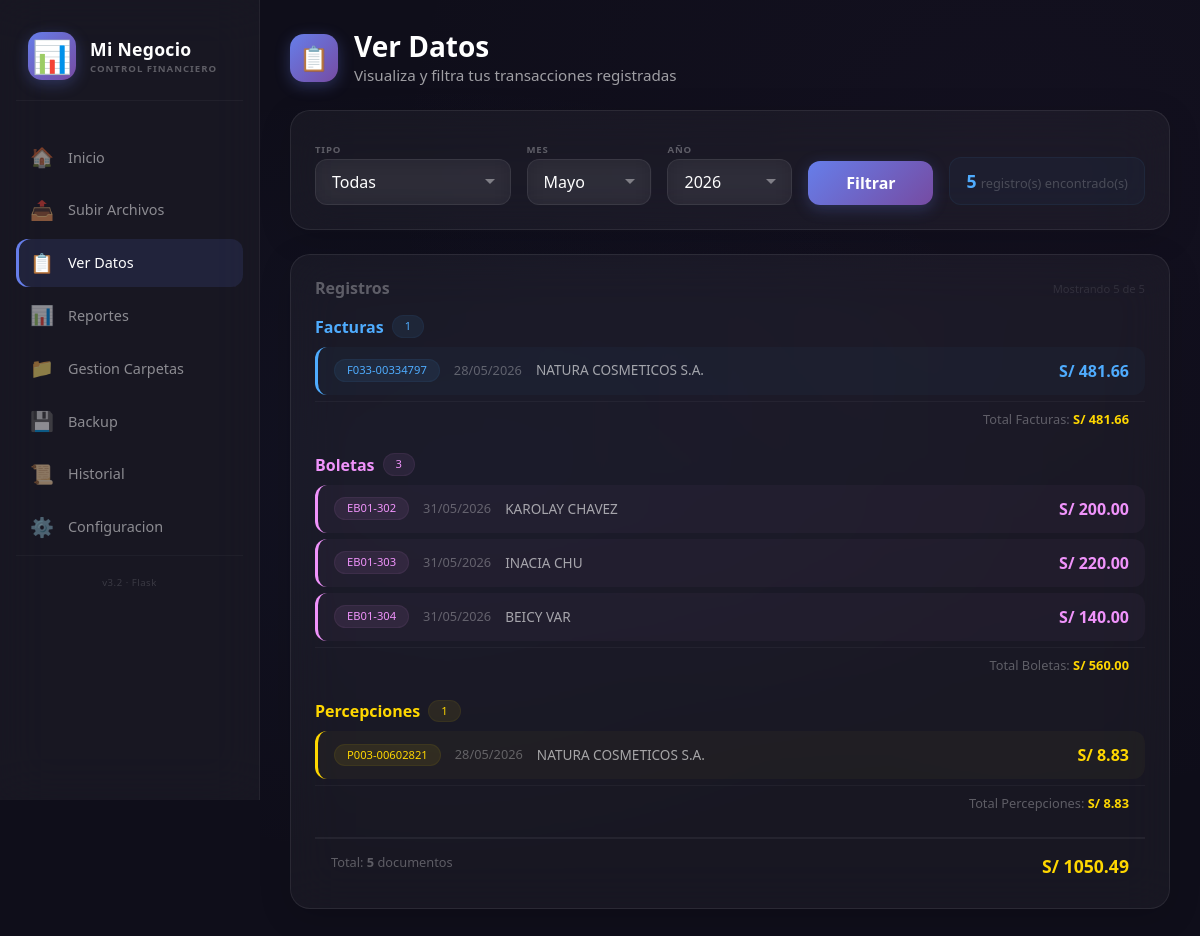
The app's page /ver_datos with its own data.
### src/models/factura_compra.py (models this page shows, shortened)
class FacturaCompra(Base):
    __tablename__ = 'facturas_compras'
    id = Column(Integer, primary_key=True)
    ruc_proveedor = Column(String(11))
    proveedor = Column(String(100))
    direccion_proveedor = Column(String(200))
    telefono_proveedor = Column(String(20))
    numero_factura = Column(String(20), unique=True)
    fecha_emision = Column(Date)
    fecha_vencimiento = Column(Date)
    tipo_comprobante = Column(String(20))
    serie = Column(String(10))
    sub_total = Column(Float)
    igv = Column(Float)
    total_con_descuento = Column(Float)
    percepcion = Column(Float)
    total_pagar = Column(Float)
    otros_cargos = Column(Float, default=0.0)
    descuento = Column(Float, default=0.0)
    productos = Column(Text)
    cantidad_productos = Column(Integer, default=0)
    mes = Column(Integer)
    anio = Column(Integer)
    ruta_pdf = Column(String(255))
    fecha_subida = Column(DateTime, default=datetime.now)
    estado = Column(String(20), default='pendiente')
    observaciones = Column(Text)

### src/models/boleta_venta.py (models this page shows, shortened)
class BoletaVenta(Base):
    __tablename__ = 'boletas_venta'
    id = Column(Integer, primary_key=True)
    ruc_cliente = Column(String(11))
    cliente = Column(String(100))
    direccion_cliente = Column(String(200))
    numero_boleta = Column(String(20), unique=True)
    fecha_emision = Column(Date)
    tipo_comprobante = Column(String(20))
    serie = Column(String(10))
    sub_total = Column(Float)
    igv = Column(Float)
    total_con_descuento = Column(Float)
    total_pagar = Column(Float)
    descuento = Column(Float, default=0.0)
    productos = Column(Text)
    cantidad_productos = Column(Integer, default=0)
    mes = Column(Integer)
    anio = Column(Integer)
    ruta_pdf = Column(String(255))
    fecha_subida = Column(DateTime, default=datetime.now)
    estado = Column(String(20), default='pendiente')

### src/models/percepcion.py (models this page shows, shortened)
class Percepcion(Base):
    __tablename__ = 'percepciones'
    id = Column(Integer, primary_key=True)
    numero_comprobante = Column(String(20))
    numero_documento = Column(String(20))
    proveedor = Column(String(100))
    ruc_proveedor = Column(String(11))
    fecha_emision = Column(Date)
    monto = Column(Float)
    porcentaje = Column(Float, default=2.0)
    monto_percibido = Column(Float)
    mes = Column(Integer)
    anio = Column(Integer)
    ruta_pdf = Column(String(255))
    fecha_subida = Column(DateTime, default=datetime.now)
    estado = Column(String(20), default='pendiente')

### app/routes.py (the view)
@bp.route('/ver_datos')
def ver_datos():
    try:
        tipo = request.args.get('tipo', 'todas')
        mes = request.args.get('mes', '5')
        anio = request.args.get('anio', '2026')
        try:
            mes = int(mes)
            anio = int(anio)
        except ValueError:
            mes = 5
            anio = 2026
        session = get_db()
        factura_repo = FacturaRepository(session)
        boleta_repo = BoletaRepository(session)
        percepcion_repo = PercepcionRepository(session)
        facturas = []
        boletas = []
        percepciones = []
        if tipo == 'todas' or tipo == 'facturas':
            facturas = factura_repo.obtener_por_mes_anio(mes, anio)
        if tipo == 'todas' or tipo == 'boletas':
            boletas = boleta_repo.obtener_por_mes_anio(mes, anio)
        if tipo == 'todas' or tipo == 'percepciones':
            percepciones = percepcion_repo.obtener_por_mes_anio(mes, anio)
        total_facturas = sum(f.total_pagar for f in facturas) if facturas else 0
        total_boletas = sum(b.total_pagar for b in boletas) if boletas else 0
        total_percepciones = sum(p.monto for p in percepciones) if percepciones else 0
        total_registros = len(facturas) + len(boletas) + len(percepciones)
        session.close()
        return render_template(
            'ver_datos.html',
            tipo=tipo,
            mes=mes,
            anio=anio,
            facturas=facturas,
            boletas=boletas,
            percepciones=percepciones,
            total_facturas=total_facturas,
            total_boletas=total_boletas,
            total_percepciones=total_percepciones,
            total_registros=total_registros
        )
    except Exception as e:
        print(f"Error en ver_datos: {e}")
        return render_template(
            'ver_datos.html',
            tipo='todas',
            mes=5,
            anio=2026,
            facturas=[],
            boletas=[],
            percepciones=[],
            total_facturas=0,
            total_boletas=0,
            total_percepciones=0,
            total_registros=0
        )

### app/templates/ver_datos.html (shortened to what this page needs)
{% extends "base.html" %}
{% block content %}
<div class="main-container">
    <div class="page-header">
        <div class="icon-circle" style="background: linear-gradient(135deg, #667eea 0%, #764ba2 100%);">📋</div>
        <div>
            <h1 class="page-title">Ver Datos</h1>
            <p class="page-subtitle">Visualiza y filtra tus transacciones registradas</p>
        </div>
    </div>
    <div class="glass-card mb-4">
        <form method="GET" action="{{ url_for('main.ver_datos') }}" class="row g-3 align-items-end">
            <div class="col-md-3">
                <label style="color:rgba(255,255,255,0.3);font-size:0.6rem;text-transform:uppercase;letter-spacing:0.8px;font-weight:600;">Tipo</label>
                <select name="tipo" class="glass-select">
                    <option value="todas" {% if tipo == 'todas' %}selected{% endif %}>Todas</option>
                </select>
            </div>
            <div class="col-md-2">
                <label style="color:rgba(255,255,255,0.3);font-size:0.6rem;text-transform:uppercase;letter-spacing:0.8px;font-weight:600;">Mes</label>
                <select name="mes" class="glass-select">
                    {% for i in range(1, 13) %}
                    <option value="{{ i }}" {% if i == mes %}selected{% endif %}>
                        {{ ['Enero','Febrero','Marzo','Abril','Mayo','Junio','Julio','Agosto','Septiembre','Octubre','Noviembre','Diciembre'][i-1] }}
                    </option>
                    {% endfor %}
                </select>
            </div>
            <div class="col-md-2">
                <label style="color:rgba(255,255,255,0.3);font-size:0.6rem;text-transform:uppercase;letter-spacing:0.8px;font-weight:600;">Año</label>
                <select name="anio" class="glass-select">
                    <option value="2026" {% if anio == 2026 %}selected{% endif %}>2026</option>
                </select>
            </div>
            <div class="col-md-2">
                <button type="submit" class="btn-primary-glass w-100">Filtrar</button>
            </div>
            <div class="col-md-3">
                <div style="background:rgba(79,172,254,0.04);border-radius:12px;border:1px solid rgba(79,172,254,0.06);padding:10px 16px;text-align:center;">
                    <span style="color:#4facfe;font-weight:700;font-size:1.1rem;">{{ total_registros }}</span>
                    <span style="color:rgba(255,255,255,0.2);font-size:0.8rem;"> registro(s) encontrado(s)</span>
                </div>
            </div>
        </form>
    </div>
    <div class="glass-card">
        <div style="display:flex;justify-content:space-between;align-items:center;margin-bottom:16px;">
            <h6 style="color:rgba(255,255,255,0.3);font-weight:600;margin:0;">Registros</h6>
            <span style="color:rgba(255,255,255,0.1);font-size:0.7rem;">
            </span>
        </div>
        {% if facturas %}
        <div style="margin-bottom:16px;">
            <div style="display:flex;align-items:center;gap:8px;margin-bottom:8px;">
                <span style="color:#4facfe;font-weight:600;">Facturas</span>
                <span class="badge-glass badge-blue">{{ facturas|length }}</span>
            </div>
            {% for factura in facturas %}
            <div style="display:flex;justify-content:space-between;align-items:center;padding:12px 16px;background:rgba(79,172,254,0.03);border-radius:12px;margin-bottom:6px;border-left:3px solid #4facfe;">
                <div style="display:flex;align-items:center;gap:14px;flex-wrap:wrap;">
                    <span class="badge-glass badge-blue">{{ factura.numero_factura }}</span>
                    <span style="color:rgba(255,255,255,0.3);font-size:0.8rem;">{{ factura.fecha_emision.strftime('%d/%m/%Y') if factura.fecha_emision else 'N/A' }}</span>
                    <span style="color:rgba(255,255,255,0.6);font-size:0.85rem;">{{ factura.proveedor or 'Proveedor' }}</span>
                </div>
                <span style="color:#4facfe;font-weight:600;">S/ {{ "%.2f"|format(factura.total_pagar) }}</span>
            </div>
            {% endfor %}
            <div style="display:flex;justify-content:flex-end;padding:8px 16px;border-top:1px solid rgba(255,255,255,0.04);">
                <span style="color:rgba(255,255,255,0.3);font-size:0.8rem;">Total Facturas: <strong style="color:#ffd700;">S/ {{ "%.2f"|format(total_facturas) }}</strong></span>
            </div>
        </div>
        {% endif %}
        {% if boletas %}
        <div style="margin-bottom:16px;">
            <div style="display:flex;align-items:center;gap:8px;margin-bottom:8px;">
                <span style="color:#f093fb;font-weight:600;">Boletas</span>
                <span class="badge-glass badge-pink">{{ boletas|length }}</span>
            </div>
            {% for boleta in boletas %}
            <div style="display:flex;justify-content:space-between;align-items:center;padding:12px 16px;background:rgba(240,147,251,0.03);border-radius:12px;margin-bottom:6px;border-left:3px solid #f093fb;">
                <div style="display:flex;align-items:center;gap:14px;flex-wrap:wrap;">
                    <span class="badge-glass badge-pink">{{ boleta.numero_boleta }}</span>
                    <span style="color:rgba(255,255,255,0.3);font-size:0.8rem;">{{ boleta.fecha_emision.strftime('%d/%m/%Y') if boleta.fecha_emision else 'N/A' }}</span>
                    <span style="color:rgba(255,255,255,0.6);font-size:0.85rem;">{{ boleta.cliente or 'Cliente' }}</span>
                </div>
                <span style="color:#f093fb;font-weight:600;">S/ {{ "%.2f"|format(boleta.total_pagar) }}</span>
            </div>
            {% endfor %}
            <div style="display:flex;justify-content:flex-end;padding:8px 16px;border-top:1px solid rgba(255,255,255,0.04);">
                <span style="color:rgba(255,255,255,0.3);font-size:0.8rem;">Total Boletas: <strong style="color:#ffd700;">S/ {{ "%.2f"|format(total_boletas) }}</strong></span>
            </div>
        </div>
        {% endif %}
        {% if percepciones %}
        <div style="margin-bottom:16px;">
            <div style="display:flex;align-items:center;gap:8px;margin-bottom:8px;">
                <span style="color:#ffd700;font-weight:600;">Percepciones</span>
                <span class="badge-glass badge-gold">{{ percepciones|length }}</span>
            </div>
            {% for percepcion in percepciones %}
            <div style="display:flex;justify-content:space-between;align-items:center;padding:12px 16px;background:rgba(255,215,0,0.03);border-radius:12px;margin-bottom:6px;border-left:3px solid #ffd700;">
                <div style="display:flex;align-items:center;gap:14px;flex-wrap:wrap;">
                    <span class="badge-glass badge-gold">{{ percepcion.numero_comprobante }}</span>
                    <span style="color:rgba(255,255,255,0.3);font-size:0.8rem;">{{ percepcion.fecha_emision.strftime('%d/%m/%Y') if percepcion.fecha_emision else 'N/A' }}</span>
                    <span style="color:rgba(255,255,255,0.6);font-size:0.85rem;">{{ percepcion.proveedor or 'Proveedor' }}</span>
                </div>
                <span style="color:#ffd700;font-weight:600;">S/ {{ "%.2f"|format(percepcion.monto) }}</span>
            </div>
            {% endfor %}
            <div style="display:flex;justify-content:flex-end;padding:8px 16px;border-top:1px solid rgba(255,255,255,0.04);">
                <span style="color:rgba(255,255,255,0.3);font-size:0.8rem;">Total Percepciones: <strong style="color:#ffd700;">S/ {{ "%.2f"|format(total_percepciones) }}</strong></span>
            </div>
        </div>
        {% endif %}
        {% if total_registros > 0 %}
        <div style="display:flex;justify-content:space-between;padding:14px 16px 4px;border-top:2px solid rgba(255,255,255,0.06);margin-top:8px;">
            <span style="color:rgba(255,255,255,0.3);font-size:0.8rem;">
                Total: <strong>{{ facturas|length + boletas|length + percepciones|length }}</strong> documentos
            </span>
            <span style="color:#ffd700;font-weight:700;font-size:1.1rem;">
                S/ {{ "%.2f"|format(total_facturas + total_boletas + total_percepciones) }}
            </span>
        </div>
        {% endif %}
    </div>
</div>
{% endblock %}

### app/templates/base.html (shortened to what this page needs)
<!DOCTYPE html>
<html lang="es">
<head>
    <link href="https://cdn.jsdelivr.net/npm/bootstrap@5.3.0/dist/css/bootstrap.min.css" rel="stylesheet">
    <link href="https://cdn.jsdelivr.net/npm/bootstrap-icons@1.10.0/font/bootstrap-icons.css" rel="stylesheet">
    <link rel="stylesheet" href="{{ url_for('static', filename='css/glass.css') }}">
</head>
<body>
    <nav class="sidebar" id="sidebar">
        <div class="sidebar-logo">
            <div class="logo-icon">📊</div>
            <div>
                <div class="logo-name">Mi Negocio</div>
                <div class="logo-sub">CONTROL FINANCIERO</div>
            </div>
        </div>
        <ul class="nav-menu">
            <li class="nav-item {% if request.endpoint == 'main.index' %}active{% endif %}">
                <a href="{{ url_for('main.index') }}" class="nav-link">
                    <span class="nav-icon">🏠</span> Inicio
                </a>
            </li>
            <li class="nav-item {% if request.endpoint == 'main.subir' %}active{% endif %}">
                <a href="{{ url_for('main.subir') }}" class="nav-link">
                    <span class="nav-icon">📤</span> Subir Archivos
                </a>
            </li>
            <li class="nav-item {% if request.endpoint == 'main.ver_datos' %}active{% endif %}">
                <a href="{{ url_for('main.ver_datos') }}" class="nav-link">
                    <span class="nav-icon">📋</span> Ver Datos
                </a>
            </li>
            <li class="nav-item {% if request.endpoint == 'main.reportes' %}active{% endif %}">
                <a href="{{ url_for('main.reportes') }}" class="nav-link">
                    <span class="nav-icon">📊</span> Reportes
                </a>
            </li>
            <li class="nav-item {% if request.endpoint == 'main.carpetas' %}active{% endif %}">
                <a href="{{ url_for('main.carpetas') }}" class="nav-link">
                    <span class="nav-icon">📁</span> Gestion Carpetas
                </a>
            </li>
            <li class="nav-item {% if request.endpoint == 'main.backup' %}active{% endif %}">
                <a href="{{ url_for('main.backup') }}" class="nav-link">
                    <span class="nav-icon">💾</span> Backup
                </a>
            </li>
            <li class="nav-item {% if request.endpoint == 'main.historial' %}active{% endif %}">
                <a href="{{ url_for('main.historial') }}" class="nav-link">
                    <span class="nav-icon">📜</span> Historial
                </a>
            </li>
            <li class="nav-item {% if request.endpoint == 'main.configuracion' %}active{% endif %}">
                <a href="{{ url_for('main.configuracion') }}" class="nav-link">
                    <span class="nav-icon">⚙️</span> Configuracion
                </a>
            </li>
        </ul>
        <div style="margin-top: auto; padding-top: 20px; border-top: 1px solid rgba(255,255,255,0.03);">
            <div style="color: rgba(255,255,255,0.15); font-size: 0.6rem; text-align: center; letter-spacing: 0.5px;">
                v3.2 · Flask
            </div>
        </div>
    </nav>
    <main class="main-content" id="mainContent">
        <div style="height: 10px;"></div>
        {% block content %}{% endblock %}
    </main>
</body>
</html>

### records on screen
FacturaCompra: numero_factura "F033-00334797", fecha_emision "28/05/2026", proveedor "NATURA COSMETICOS S.A.", total_pagar "481.66"
BoletaVenta: numero_boleta "EB01-302", fecha_emision "31/05/2026", cliente "KAROLAY CHAVEZ", total_pagar "200.00"
BoletaVenta: numero_boleta "EB01-303", fecha_emision "31/05/2026", cliente "INACIA CHU", total_pagar "220.00"
BoletaVenta: numero_boleta "EB01-304", fecha_emision "31/05/2026", cliente "BEICY VAR", total_pagar "140.00"
Percepcion: numero_comprobante "P003-00602821", fecha_emision "28/05/2026", proveedor "NATURA COSMETICOS S.A.", monto "8.83"

### other values on screen
{{ total_registros }} "5"
{{ facturas|length }} "1"
{{ "%.2f"|format(total_facturas) }} "481.66"
{{ boletas|length }} "3"
{{ "%.2f"|format(total_boletas) }} "560.00"
{{ percepciones|length }} "1"
{{ "%.2f"|format(total_percepciones) }} "8.83"
{{ facturas|length + boletas|length + percepciones|length }} "5"
{{ "%.2f"|format(total_facturas + total_boletas + total_percepciones) }} "1050.49"
form field mes "Mayo"
